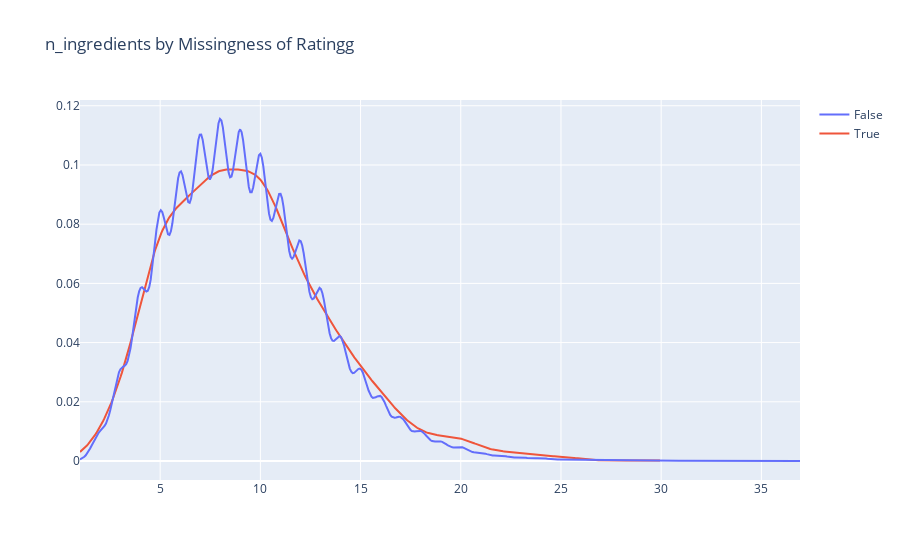

The notebook cell saved with this chart:
### Code cell
# We'll work on a copy of the dataset
df = food_recipe_with_ratings.copy()

df['rating_missing'] = df['rating'].isna()
create_kde_plotly(df[['rating_missing', 'n_steps']], 'rating_missing', True, False, 'n_steps',
                       "n_steps by Missingness of Ratingg")

create_kde_plotly(df[['rating_missing', 'n_ingredients']], 'rating_missing', True, False, 'n_ingredients',
                       "n_ingredients by Missingness of Ratingg")

### Figure 1 — Plotly figure (JSON) as saved in the notebook; plotly's stock layout.template omitted (floating-point values rounded to 4 significant figures; data arrays with more than 128 entries replaced by an {"elided": "..."} marker saying what was removed)
{"data": [{"legendgroup": "True", "marker": {"color": "#ef553b"}, "mode": "lines", "name": "True", "showlegend": true, "type": "scatter", "x": {"elided": "500 float values"}, "xaxis": "x", "y": {"elided": "500 float values"}, "yaxis": "y"}, {"legendgroup": "False", "marker": {"color": "#636efb"}, "mode": "lines", "name": "False", "showlegend": true, "type": "scatter", "x": {"elided": "500 float values"}, "xaxis": "x", "y": {"elided": "500 float values"}, "yaxis": "y"}], "layout": {"barmode": "overlay", "hovermode": "closest", "legend": {"traceorder": "reversed"}, "title": {"text": "n_ingredients by Missingness of Ratingg"}, "xaxis": {"anchor": "y2", "domain": [0, 1], "zeroline": false}, "yaxis": {"anchor": "free", "domain": [0, 1], "position": 0}}}
